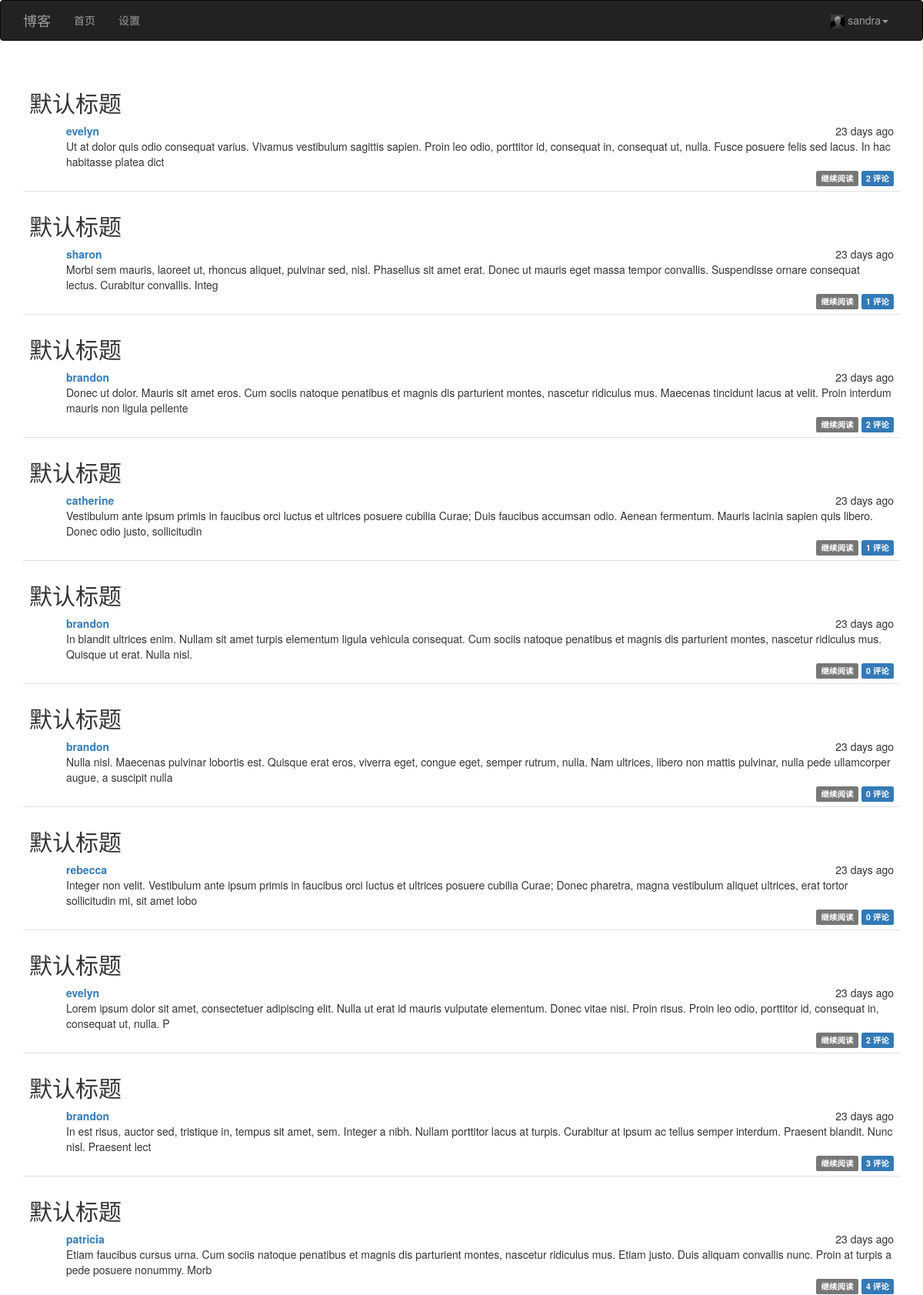
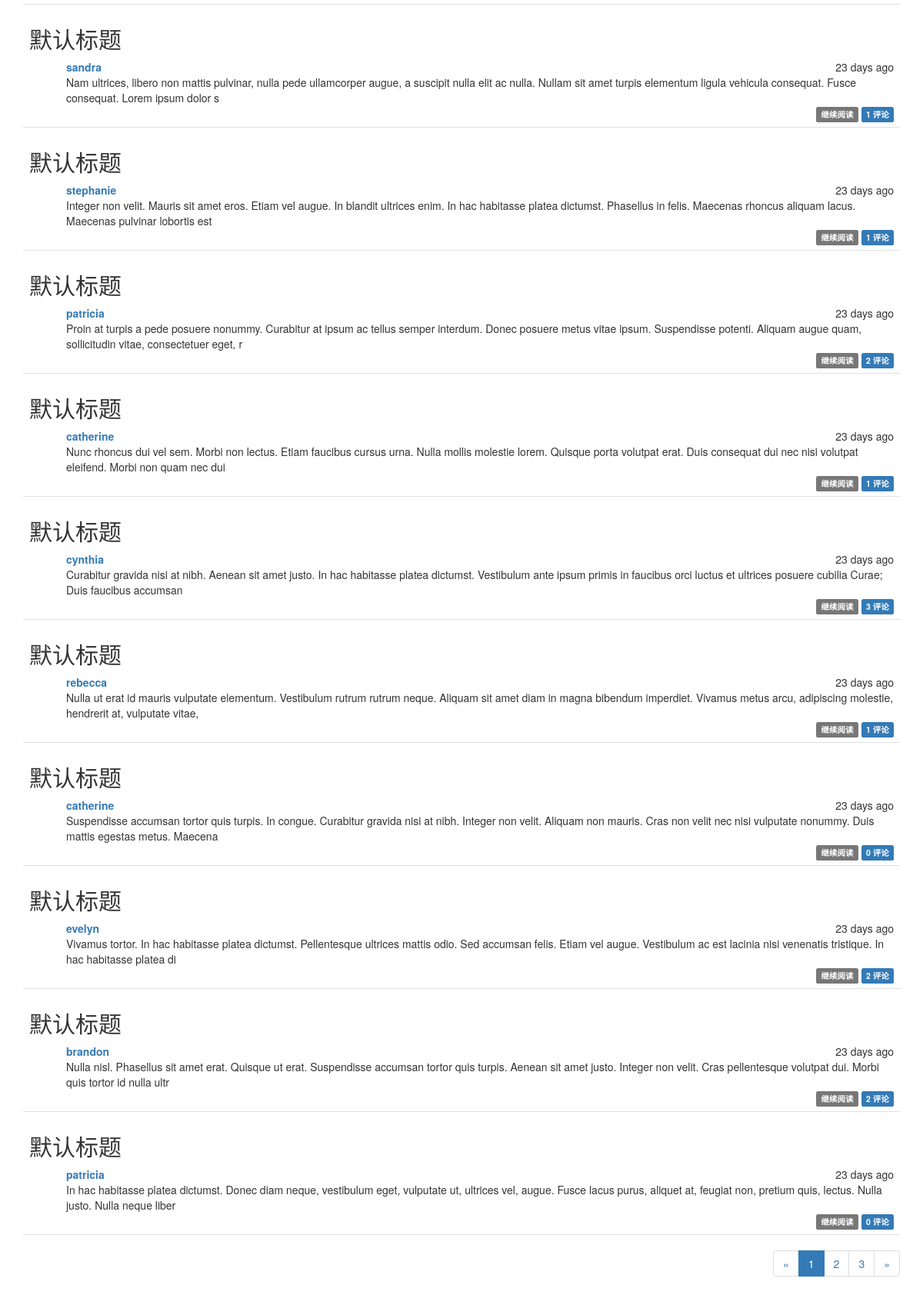
Before: / (signed in) with the older database file (2 pictures, top to bottom).
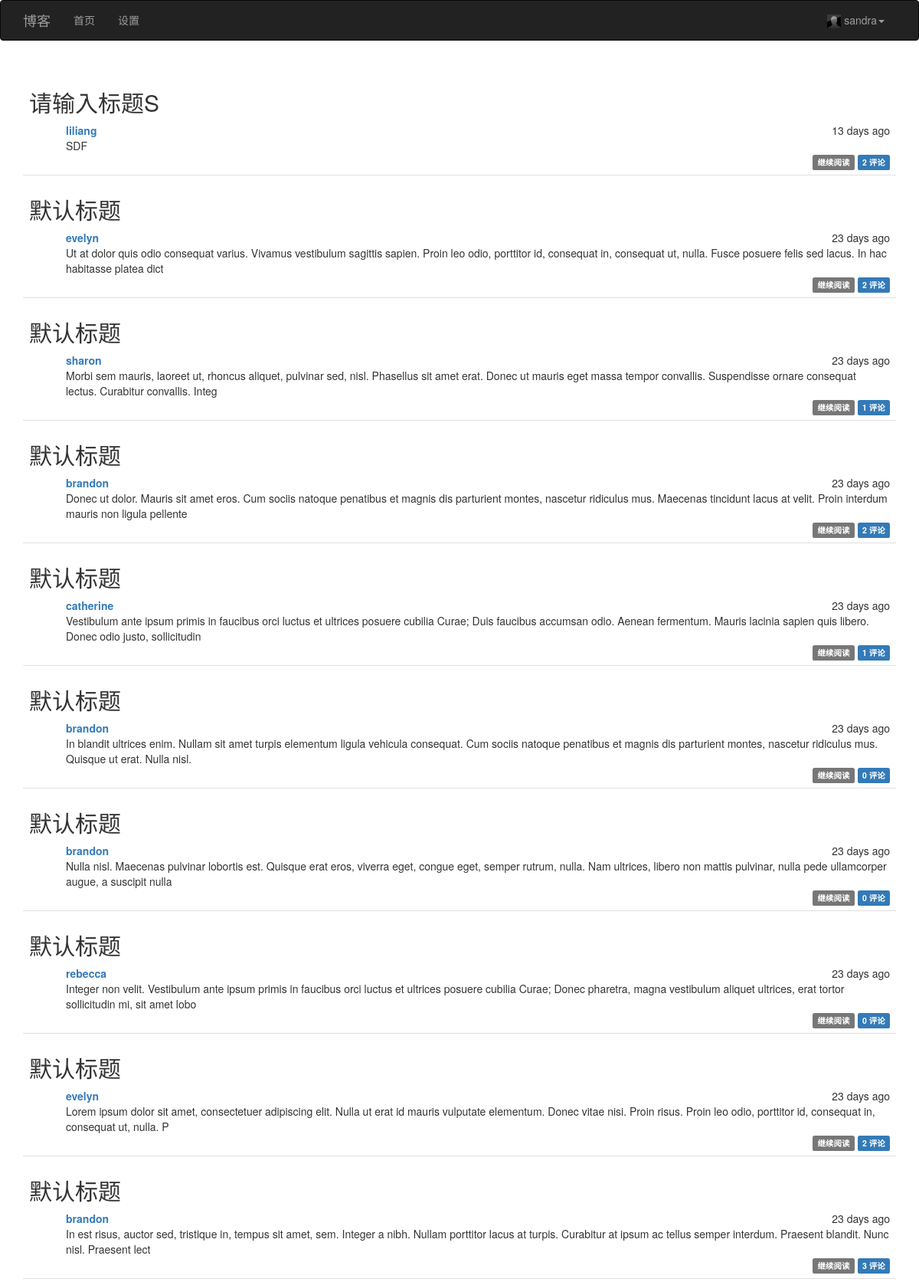
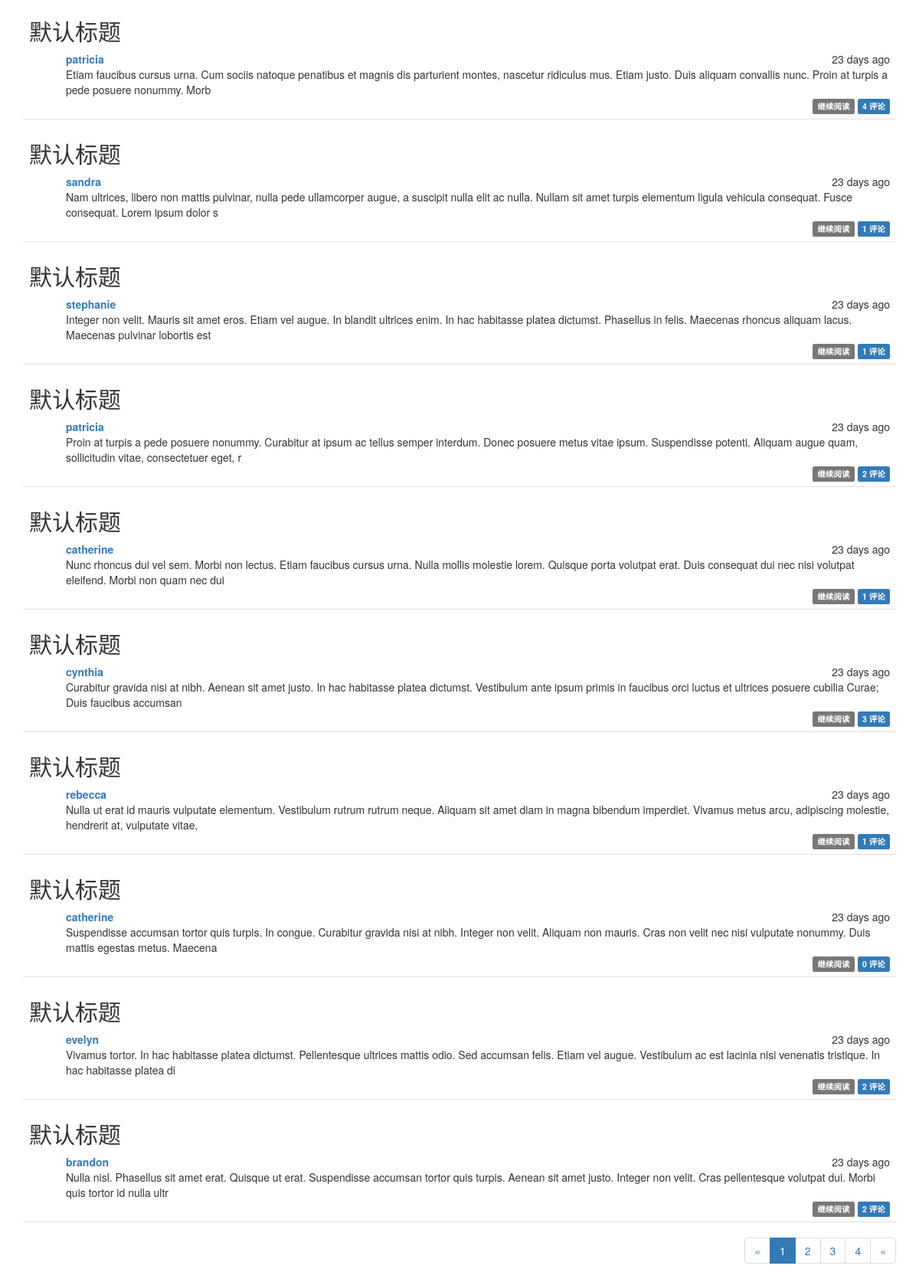
After: the same page with the newer database file (2 pictures, top to bottom).
### app/models.py (models this page shows, shortened)
class User(UserMixin, db.Model):
    __tablename__ = 'users'
    id = db.Column(db.Integer, primary_key=True)
    email = db.Column(db.String(64), unique=True, index=True, nullable=False)
    username = db.Column(db.String(64), unique=True, index=True, nullable=False)
    password_hash = db.Column(db.String(128), nullable=False)
    confirmed = db.Column(db.Boolean, default=False)
    about_me = db.Column(db.Text(200))
    create_time = db.Column(db.DateTime, default=datetime.utcnow)
    last_login = db.Column(db.DateTime, default=datetime.utcnow)
    posts = db.relationship('Post', backref='author', lazy='dynamic')
    links = db.relationship('Link', backref='user', lazy='dynamic')
    @property
    def password(self):
        raise AttributeError('password is not a readable attribute.')

class Post(db.Model):
    __tablename__ = 'posts'
    id = db.Column(db.Integer, primary_key=True)
    title = db.Column(db.String(64), index=True, nullable=False, default="默认标题")
    create_time = db.Column(db.DateTime, default=datetime.utcnow)
    author_id = db.Column(db.Integer, db.ForeignKey('users.id'))
    body = db.Column(db.Text, nullable=False)
    body_html = db.Column(db.Text)
    comments = db.relationship('Comment', backref='post', lazy='dynamic')

### app/main/views.py (the view)
@main.route('/')
def index():
    page = request.args.get('page', 1, type=int)
    pagination = Post.query.order_by(Post.create_time.desc()).paginate(
        page, per_page=20, error_out=False)
    posts = pagination.items
    return render_template('index.html', posts=posts, pagination=pagination)

### app/models.py (called while the page is built)
@login_manager.user_loader
def load_user(user_id):
    return User.query.get(int(user_id))

### app/templates/index.html (shortened to what this page needs)
{% extends "base.html" %}
{% import "bootstrap/wtf.html" as wtf %}
{% import "_macros.html" as macros %}
{% block page_content %}
<div class="post-tabs">
    {% set thumbnail = True %}
    {% include '_posts.html' %}
</div>
{% if pagination %}
<div class="pagination">
    {{ macros.pagination_widget(pagination, '.index') }}
</div>
{% endif %}
{% endblock %}

### app/templates/base.html (shortened to what this page needs)
{% extends "bootstrap/base.html" %}
{% block head %}
{{ super() }}
<link rel="stylesheet" type="text/css" href="{{ url_for('static', filename='styles.css') }}">
{% endblock %}
{% block navbar %}
<div class="navbar navbar-inverse" role="navigation">
    <div class="container">
        <div class="navbar-header">
            <a class="navbar-brand" href="{{ url_for('main.index') }}">博客</a>
        </div>
        <div class="navbar-collapse collapse">
            <ul class="nav navbar-nav">
                <li><a href="{{ url_for('main.index') }}">首页</a></li>
                {% if current_user.is_authenticated %}
                <li><a href="{{ url_for('main.user_index', name=current_user.username) }}">设置</a></li>
                {% endif %}
            </ul>
            <ul class="nav navbar-nav navbar-right">
                {% if current_user.is_authenticated %}
                <li class="dropdown">
                    <a href="#" class="dropdown-toggle" data-toggle="dropdown">
                        <img src="{{ url_for('static', filename='anonymous.jpg') }}" width="18" height="18">
                        {{ current_user.username  }}<b class="caret"></b>
                    </a>
                </li>
                {% else %}
                <li><a href="{{ url_for('auth.login') }}">登入</a></li>
                {% endif %}
            </ul>
        </div>
    </div>
</div>
{% endblock %}
{% block content %}
<div class="container">
    {% block page_content %}{% endblock %}
</div>
{% endblock %}

### app/templates/_macros.html
{% macro pagination_widget(pagination, endpoint) %}
<ul class="pagination">
    <li {% if not pagination.has_prev %} class="disable" {% endif %}>
        <a href="{% if pagination.has_prev %} {{ url_for(endpoint, page=pagination.page -1, **kwargs) }}{% else %}#{% endif %}">
            &laquo;
        </a>
    </li>
    {% for p in pagination.iter_pages() %}
        {% if p %}
            {% if p == pagination.page %}
            <li class="active">
                <a href="{{ url_for(endpoint, page=p, **kwargs) }}">{{ p }}</a>
            </li>
            {% else %}
            <li>
                <a href="{{ url_for(endpoint, page=p, **kwargs) }}">{{ p }}</a>
            </li>
            {% endif %}
        {% else %}
        <li class="disabled"><a href="#">&hellip;</a></li>
        {% endif %}
    {% endfor %}
    <li {% if not pagination.has_next %} class="disable" {% endif %}>
        <a href="{% if pagination.has_next %}{{ url_for(endpoint, page=pagination.page+1, **kwargs) }}
        {% else %}#{% endif %}">&raquo;
        </a>
    </li>
</ul>
{% endmacro %}

### app/templates/_posts.html
<ul class="posts">
    {% for post in posts %}
    <li class="post" onclick="location.href='{{ url_for('.post', post_id=post.id, _external=True) }}';">
        <div class="post-title"><h2>{{ post.title }}</h2></div>
        <div class="post-content">
            <div class="post-date">{{ moment(post.create_time).fromNow() }}</div>
            <div class="post-author"><a href="{{ url_for('.user_index', name=post.author.username) }}">{{ post.author.username }}</a></div>
            <div class="post-body">
                {% if thumbnail %}
                    {{ post.body[:200] }}
                {% else %}
                    {{ post.body }}
                {% endif %}
            </div>
            <div class="post-footer">
                <a href="{{ url_for('.post', post_id=post.id) }}">
                    <span class="label label-default">继续阅读</span>
                </a>
                <a href="{{ url_for('.post', post_id=post.id) }}#comments">
                    <span class="label label-primary">{{ post.comments.count() }} 评论</span>
                </a>
            </div>
        </div>
    </li>
    {% endfor %}
</ul>

### app/static/styles.css (style rules this page uses)
div.post-tabs { margin-top: 16px; }
ul.posts { list-style-type: none; padding: 0px; margin: 16px 0px 0px 0px; border-top: 1px solid #e0e0e0; }
div.post-tabs ul.posts { margin: 0px; border-top: none; }
ul.posts li.post { padding: 8px; border-bottom: 1px solid #e0e0e0; }
div.post-date { float: right; }
div.post-author { font-weight: bold; }
div.post-content { margin-left: 48px; min-height: 48px; }
div.post-footer { text-align: right; }
div.pagination { width: 100%; text-align: right; padding: 0px; margin: 0px; }

Changed rows visible on the page:
no longer on this page (row unchanged): Post: title "默认标题", create_time "23 days ago", author.username "patricia", body "In hac habitasse platea dictumst. Donec diam neque, vestibulum eget, vulputate ut, ultrices vel, augue. Fusce lacus purus, aliquet at, feugiat non, pretium quis, lectus. Nulla justo. Nulla neque liber", comments.count "0"
added Post: title "请输入标题S", create_time "13 days ago", author.username "liliang", body "SDF", comments.count "2"
Other visible differences:
new list line: "4"
